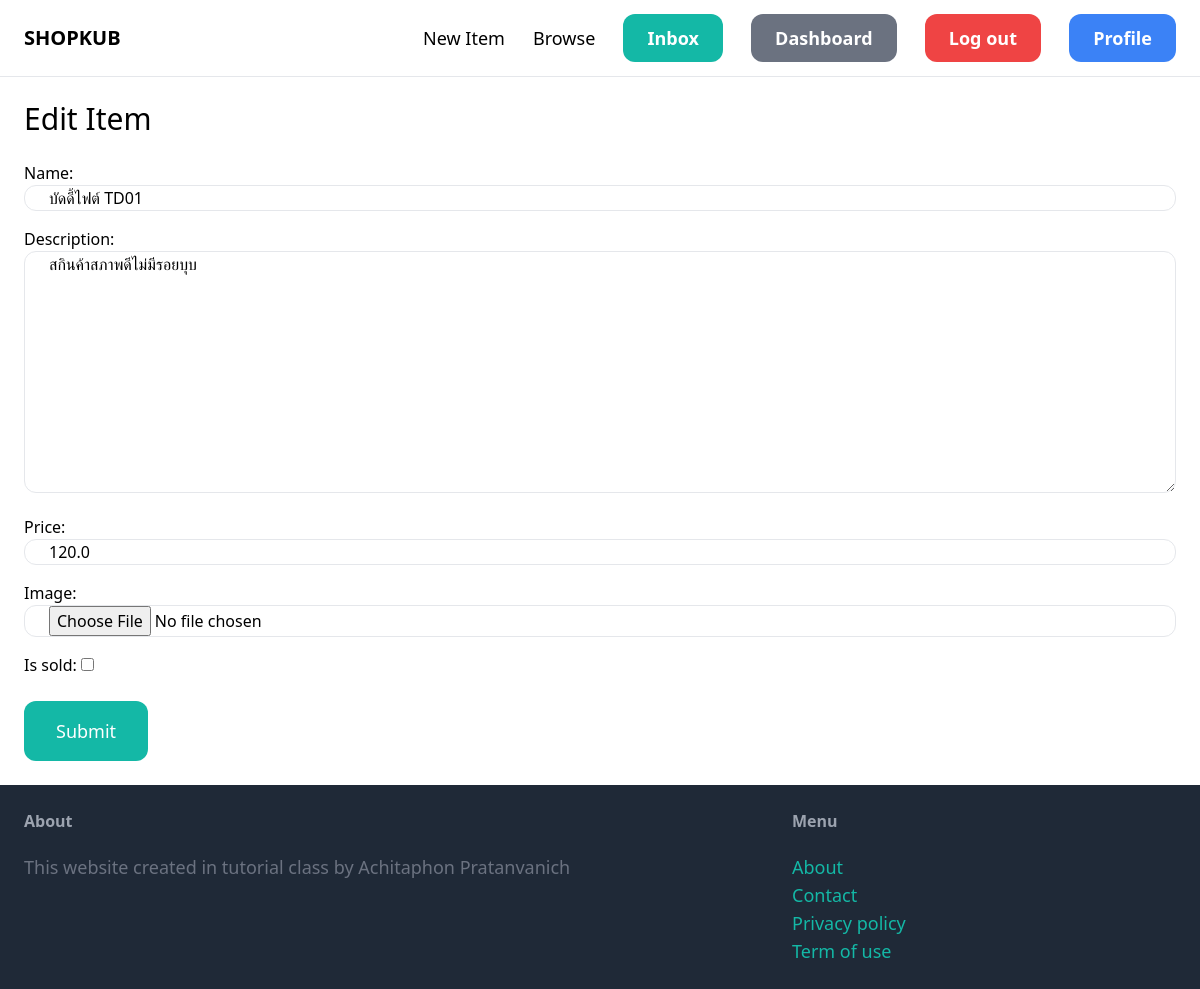
Before: /items/3/edit/ (signed in) with the older database file.
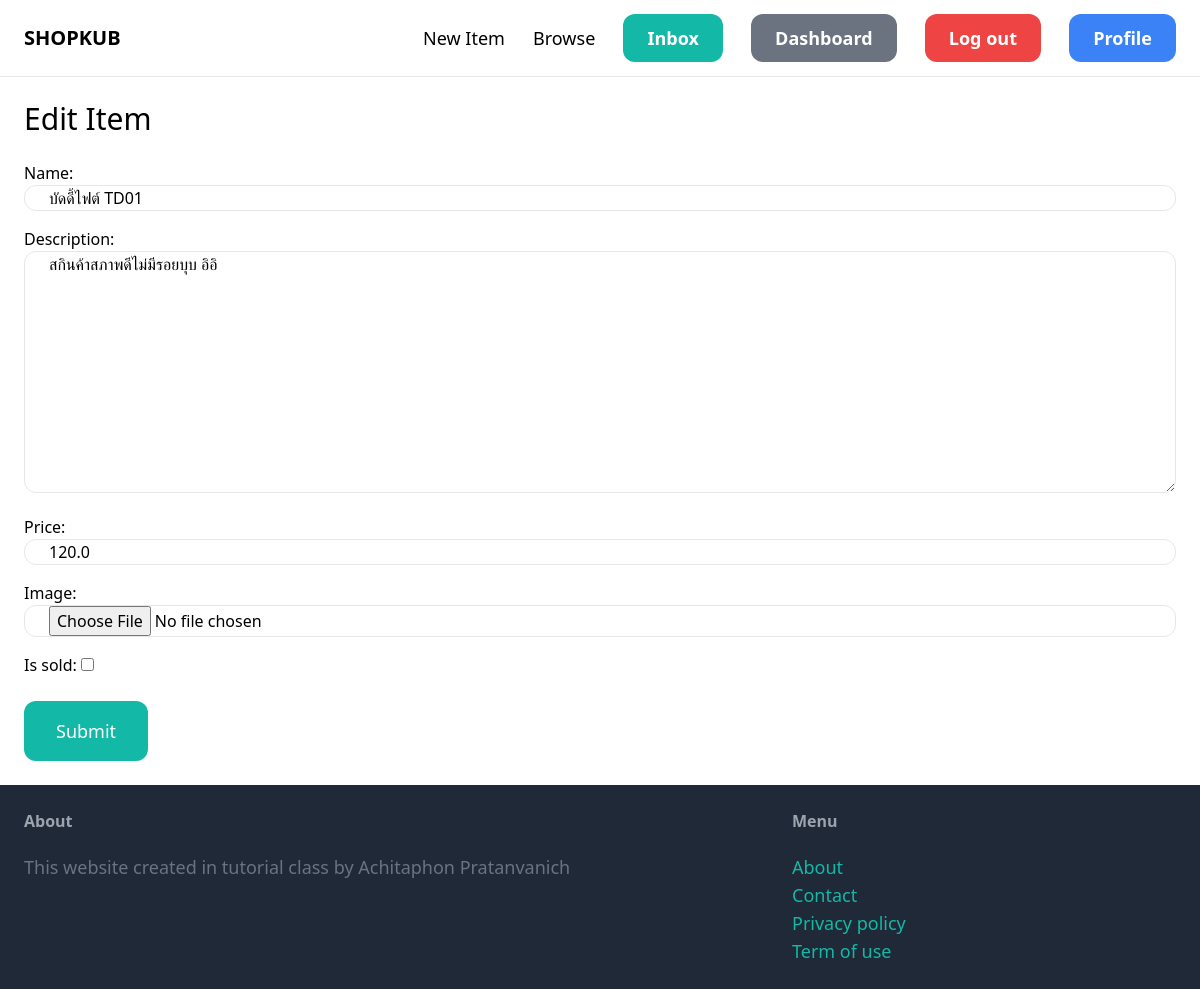
After: the same page with the newer database file.
### item/models.py (models this page shows, shortened)
class Item(models.Model):
    category = models.ForeignKey(Category, related_name="items", on_delete=models.CASCADE)
    name = models.CharField(max_length=255)
    description = models.TextField(blank=True, null=True)
    price = models.FloatField()
    image = models.ImageField(upload_to="item_images", blank=True, null=True)
    is_sold = models.BooleanField(default=False)
    created_by = models.ForeignKey(User, related_name="items", on_delete=models.CASCADE)
    created_at = models.DateTimeField(auto_now_add=True)

### item/views.py (the view)
# urls.py: path("<int:pk>/edit/", views.edit, name="edit"),
@login_required
def edit(request, pk):
    item = get_object_or_404(Item, pk=pk, created_by=request.user)
    if request.method == "POST":
        form = EditItemForm(request.POST, request.FILES, instance=item)
        if form.is_valid():
            form.save()
            return redirect("item:detail", pk=item.id)
    else:
        form = EditItemForm(instance=item)
    return render(request, 'item/form.html', {"form":form, "title": "Edit Item"})

### item/forms.py
class EditItemForm(forms.ModelForm):
    class Meta:
        model = Item
        fields = ("name", "description", "price", "image", "is_sold")
        widgets = {
            "name": forms.TextInput(attrs={
                "class":INPUT_CLASSES
            }),
            "description": forms.Textarea(attrs={
                "class":INPUT_CLASSES
            }),
            "price": forms.TextInput(attrs={
                "class":INPUT_CLASSES
            }),
            "image": forms.FileInput(attrs={
                "class":INPUT_CLASSES
            }),
        }

### item/templates/item/form.html (shortened to what this page needs)
{% extends 'core/base.html' %}
{% block content %}
<h1 class="mb-6 text-3xl"> {{title}}</h1>
<form method="post" action="." enctype="multipart/form-data">
    <div class="space-y-4">
        {{form.as_p}}
    </div>
    <button class="mt-6 py-4 px-8 text-lg bg-teal-500 hover:bg-teal-700 rounded-xl text-white">Submit</button>
</form>
{% endblock %}

Changed rows visible on the page:
changed Item "บัดดี้ไฟต์ TD01": description "สกินค้าสภาพดีไม่มีรอยบุบ" → "สกินค้าสภาพดีไม่มีรอยบุบ อิอิ"
